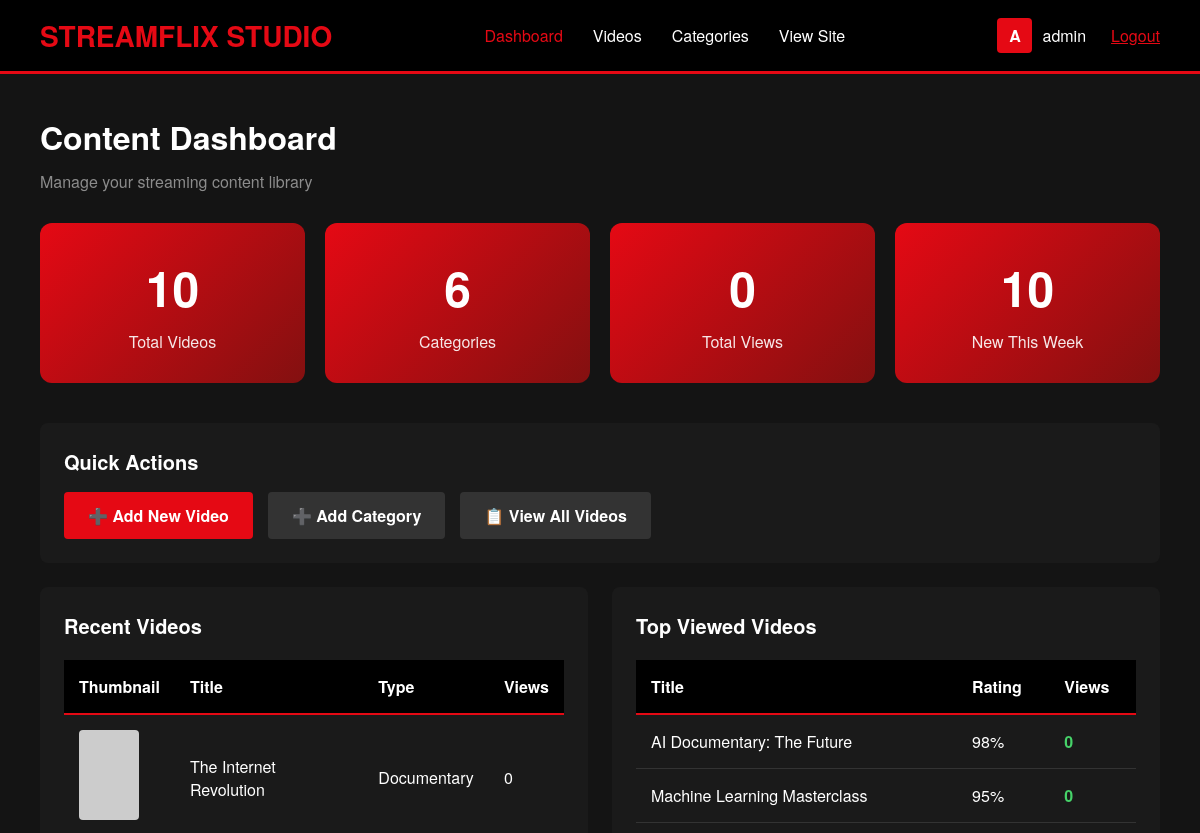
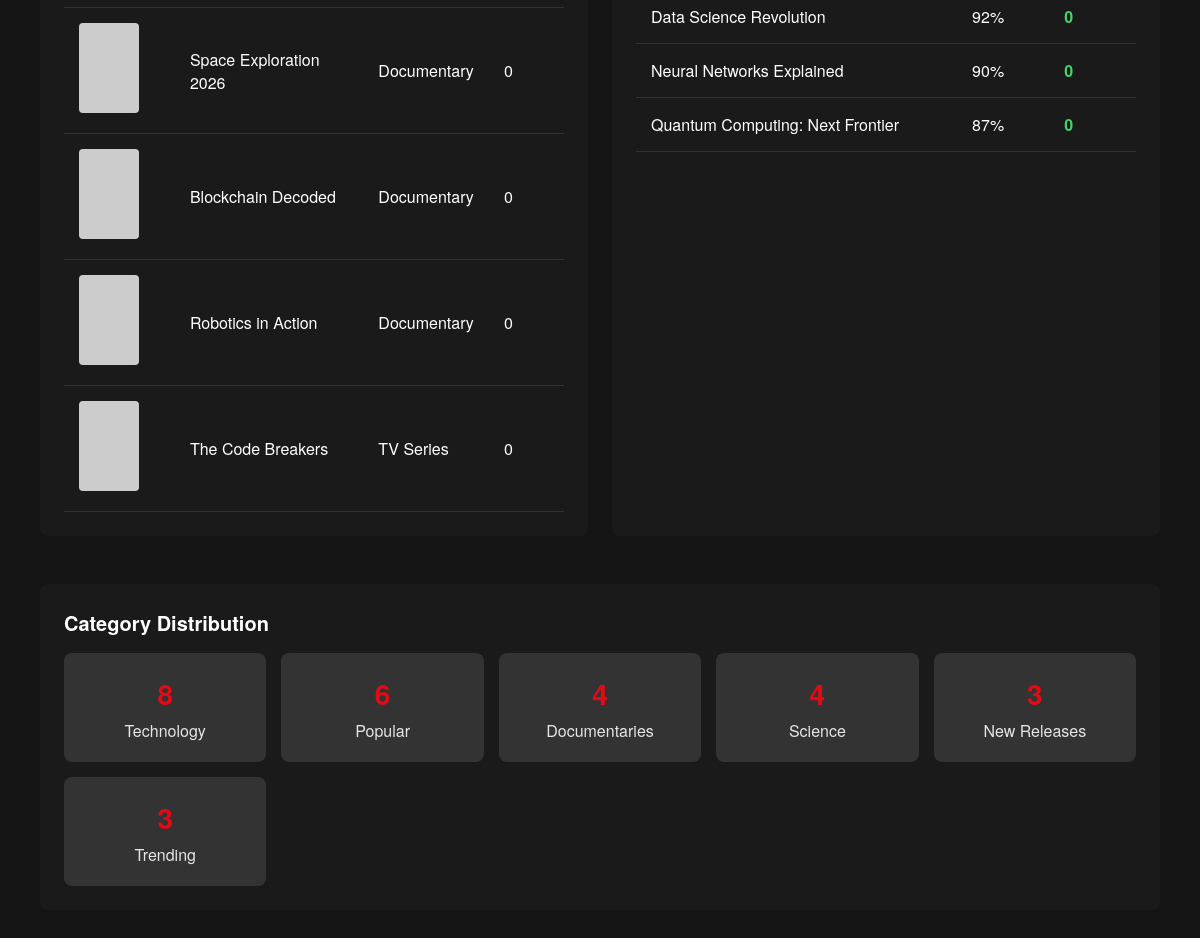
Screenshot of /content-manager/ (signed in) with the database file from the repository (2 pictures, top to bottom).
### netflix/models.py (models this page shows, shortened)
class Video(models.Model):
    VIDEO_TYPE_CHOICES = [
        ('movie', 'Movie'),
        ('series', 'TV Series'),
        ('documentary', 'Documentary'),
        ('short', 'Short Film'),
    ]
    title = models.CharField(max_length=200)
    slug = models.SlugField(max_length=200, unique=True)
    description = models.TextField()
    video_type = models.CharField(max_length=20, choices=VIDEO_TYPE_CHOICES, default='movie')
    thumbnail = models.URLField(help_text="Thumbnail image URL (300x450px recommended)")
    hero_image = models.URLField(blank=True, help_text="Hero banner image URL (1920x1080px)")
    video_url = models.URLField(help_text="Video file URL or streaming link")
    trailer_url = models.URLField(blank=True, help_text="Trailer video URL")
    year = models.IntegerField(validators=[MinValueValidator(1900), MaxValueValidator(2100)])
    duration_minutes = models.IntegerField(help_text="Duration in minutes")
    rating_percentage = models.IntegerField(
        validators=[MinValueValidator(0), MaxValueValidator(100)],
        help_text="Rating as percentage (0-100)"
    )
    age_rating = models.CharField(
        max_length=10,
        choices=[
            ('G', 'G - General'),
            ('PG', 'PG - Parental Guidance'),
            ('PG-13', 'PG-13'),
            ('R', 'R - Restricted'),
            ('NC-17', 'NC-17'),
        ],
        default='PG'
    )
    categories = models.ManyToManyField(Category, related_name='videos')
    tags = models.CharField(max_length=200, blank=True, help_text="Comma-separated tags")
    director = models.CharField(max_length=100, blank=True)
    cast = models.CharField(max_length=500, blank=True, help_text="Comma-separated cast names")
    language = models.CharField(max_length=50, default='English')
    is_featured = models.BooleanField(default=False, help_text="Show in hero banner")
    is_active = models.BooleanField(default=True)
    view_count = models.IntegerField(default=0)
    ai_recommendation_score = models.FloatField(
        default=0.0,
        help_text="AI-calculated recommendation score (0-100)"
    )
    ai_content_tags = models.TextField(
        blank=True,
        help_text="AI-generated content tags for improved search"
    )
    created_at = models.DateTimeField(auto_now_add=True)
    updated_at = models.DateTimeField(auto_now=True)
    class Meta:
        ordering = ['-created_at']

class Category(models.Model):
    name = models.CharField(max_length=100, unique=True)
    slug = models.SlugField(max_length=100, unique=True)
    description = models.TextField(blank=True)
    order = models.IntegerField(default=0, help_text="Display order on homepage (lower numbers first)")
    is_active = models.BooleanField(default=True)
    created_at = models.DateTimeField(auto_now_add=True)
    class Meta:
        verbose_name_plural = "Categories"
        ordering = ['order', 'name']

### netflix/admin_views.py (the view)
# urls.py: path('content-manager/', admin_views.admin_dashboard, name='admin_dashboard'),
@login_required
@user_passes_test(is_staff_user)
def admin_dashboard(request):
    total_videos = Video.objects.filter(is_active=True).count()
    total_categories = Category.objects.filter(is_active=True).count()
    total_views = Video.objects.aggregate(total=Sum('view_count'))['total'] or 0
    total_users = User.objects.count()
    recent_videos = Video.objects.filter(is_active=True).order_by('-created_at')[:5]
    top_videos = Video.objects.filter(is_active=True).order_by('-view_count')[:5]
    week_ago = timezone.now() - timedelta(days=7)
    new_videos_count = Video.objects.filter(created_at__gte=week_ago).count()
    categories_with_count = Category.objects.annotate(
        video_count=Count('videos')
    ).order_by('-video_count')[:6]
    context = {
        'total_videos': total_videos,
        'total_categories': total_categories,
        'total_views': total_views,
        'total_users': total_users,
        'recent_videos': recent_videos,
        'top_videos': top_videos,
        'new_videos_count': new_videos_count,
        'categories_with_count': categories_with_count,
    }
    return render(request, 'netflix/admin/dashboard.html', context)

### netflix/admin_views.py (called while the page is built)
def is_staff_user(user):
    return user.is_staff or user.is_superuser

### netflix/templates/netflix/admin/dashboard.html (shortened to what this page needs)
{% extends 'netflix/admin/base.html' %}
{% block content %}
<div class="admin-header">
    <h1 class="admin-title">Content Dashboard</h1>
    <p class="admin-subtitle">Manage your streaming content library</p>
</div>
<div class="stats-grid">
    <div class="stat-card">
        <div class="stat-number">{{ total_videos }}</div>
        <div class="stat-label">Total Videos</div>
    </div>
    <div class="stat-card">
        <div class="stat-number">{{ total_categories }}</div>
        <div class="stat-label">Categories</div>
    </div>
    <div class="stat-card">
        <div class="stat-number">{{ total_views|default:0 }}</div>
        <div class="stat-label">Total Views</div>
    </div>
    <div class="stat-card">
        <div class="stat-number">{{ new_videos_count }}</div>
        <div class="stat-label">New This Week</div>
    </div>
</div>
<div class="admin-card">
    <h2 class="admin-card-title">Quick Actions</h2>
    <div style="display: flex; gap: 15px; flex-wrap: wrap;">
        <a href="{% url 'netflix:admin_video_add' %}" class="btn btn-primary">
            ➕ Add New Video
        </a>
        <a href="{% url 'netflix:admin_category_add' %}" class="btn btn-secondary">
            ➕ Add Category
        </a>
        <a href="{% url 'netflix:admin_video_list' %}" class="btn btn-secondary">
            📋 View All Videos
        </a>
    </div>
</div>
<div style="display: grid; grid-template-columns: 1fr 1fr; gap: 24px; margin-top: 24px;">
    <div class="admin-card">
        <h2 class="admin-card-title">Recent Videos</h2>
        {% if recent_videos %}
        <table class="admin-table">
            <thead>
                <tr>
                    <th>Thumbnail</th>
                    <th>Title</th>
                    <th>Type</th>
                    <th>Views</th>
                </tr>
            </thead>
            <tbody>
                {% for video in recent_videos %}
                <tr>
                    <td><img src="{{ video.thumbnail }}" class="table-thumbnail" alt="{{ video.title }}"></td>
                    <td>{{ video.title }}</td>
                    <td>{{ video.get_video_type_display }}</td>
                    <td>{{ video.view_count }}</td>
                </tr>
                {% endfor %}
            </tbody>
        </table>
        {% else %}
        <p style="color: #8c8c8c;">No videos yet. Add your first video!</p>
        {% endif %}
    </div>
    <div class="admin-card">
        <h2 class="admin-card-title">Top Viewed Videos</h2>
        {% if top_videos %}
        <table class="admin-table">
            <thead>
                <tr>
                    <th>Title</th>
                    <th>Rating</th>
                    <th>Views</th>
                </tr>
            </thead>
            <tbody>
                {% for video in top_videos %}
                <tr>
                    <td>{{ video.title }}</td>
                    <td>{{ video.rating_percentage }}%</td>
                    <td style="color: #46d369; font-weight: bold;">{{ video.view_count }}</td>
                </tr>
                {% endfor %}
            </tbody>
        </table>
        {% else %}
        <p style="color: #8c8c8c;">No viewing data yet.</p>
        {% endif %}
    </div>
</div>
<div class="admin-card" style="margin-top: 24px;">
    <h2 class="admin-card-title">Category Distribution</h2>
    {% if categories_with_count %}
    <div style="display: grid; grid-template-columns: repeat(auto-fit, minmax(200px, 1fr)); gap: 15px;">
        {% for category in categories_with_count %}
        <div style="background: #333; padding: 20px; border-radius: 8px; text-align: center;">
            <div style="font-size: 28px; font-weight: bold; color: #E50914;">{{ category.video_count }}</div>
            <div style="color: #e5e5e5; margin-top: 5px;">{{ category.name }}</div>
        </div>
        {% endfor %}
    </div>
    {% else %}
    <p style="color: #8c8c8c;">No categories yet.</p>
    {% endif %}
</div>
{% endblock %}

### netflix/templates/netflix/admin/base.html (shortened to what this page needs)
<!DOCTYPE html>
<html lang="en">
<head>
</head>
<body>
    <nav class="admin-nav">
        <a href="{% url 'netflix:admin_dashboard' %}" class="admin-logo">STREAMFLIX STUDIO</a>
        <ul class="admin-menu">
            <li><a href="{% url 'netflix:admin_dashboard' %}" {% if request.resolver_match.url_name == 'admin_dashboard' %}class="active"{% endif %}>Dashboard</a></li>
            <li><a href="{% url 'netflix:admin_video_list' %}" {% if 'video' in request.resolver_match.url_name %}class="active"{% endif %}>Videos</a></li>
            <li><a href="{% url 'netflix:admin_category_list' %}" {% if 'category' in request.resolver_match.url_name %}class="active"{% endif %}>Categories</a></li>
            <li><a href="{% url 'netflix:home' %}">View Site</a></li>
        </ul>
        <div class="admin-user">
            <div class="admin-user-icon">{{ request.user.username|first|upper }}</div>
            <span>{{ request.user.username }}</span>
            <a href="{% url 'netflix:logout' %}" style="margin-left: 15px; color: #E50914;">Logout</a>
        </div>
    </nav>
    <div class="admin-container">
        {% block content %}
        {% endblock %}
    </div>
</body>
</html>

### rows the page displays
Video: title "The Internet Revolution", video_type "Documentary", view_count "0"
Video: title "Space Exploration 2026", video_type "Documentary", view_count "0"
Video: title "Blockchain Decoded", video_type "Documentary", view_count "0"
Video: title "Robotics in Action", video_type "Documentary", view_count "0"
Video: title "The Code Breakers", video_type "TV Series", view_count "0"
Video: title "AI Documentary: The Future", rating_percentage "98", view_count "0"
Video: title "Machine Learning Masterclass", rating_percentage "95", view_count "0"
Video: title "Data Science Revolution", rating_percentage "92", view_count "0"
Video: title "Neural Networks Explained", rating_percentage "90", view_count "0"
Video: title "Quantum Computing: Next Frontier", rating_percentage "87", view_count "0"
Category: video_count "8", name "Technology"
Category: video_count "6", name "Popular"
Category: video_count "4", name "Documentaries"
Category: video_count "4", name "Science"
Category: video_count "3", name "New Releases"
Category: video_count "3", name "Trending"

### other values shown
{{ request.user.username|first|upper }} "A"
{{ request.user.username }} "admin"
{{ total_videos }} "10"
{{ total_categories }} "6"
{{ total_views|default:0 }} "0"
{{ new_videos_count }} "10"
